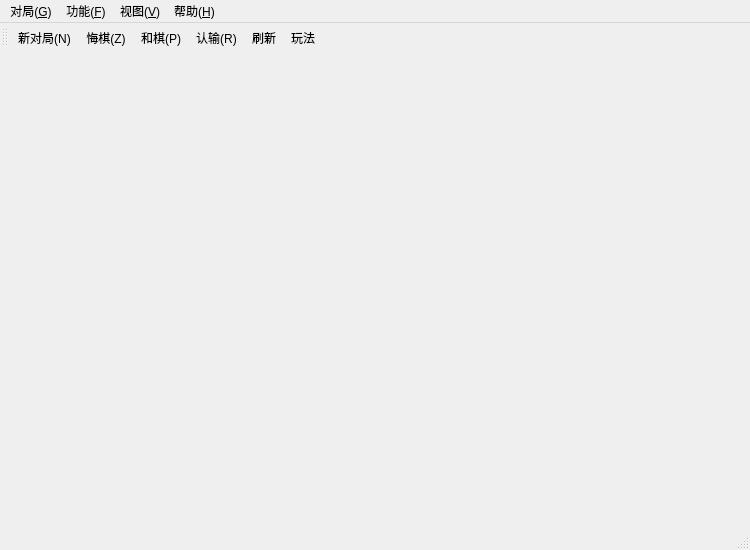
<?xml version="1.0" encoding="UTF-8"?>
<ui version="4.0">
 <class>Board</class>
 <widget class="QMainWindow" name="Board">
  <property name="enabled">
   <bool>true</bool>
  </property>
  <property name="geometry">
   <rect>
    <x>0</x>
    <y>0</y>
    <width>750</width>
    <height>550</height>
   </rect>
  </property>
  <property name="windowTitle">
   <string>西瓜棋</string>
  </property>
  <property name="windowIcon">
   <iconset resource="Resources.qrc">
    <normaloff>:/imags/Resources/imags/Knob Green.png</normaloff>:/imags/Resources/imags/Knob Green.png</iconset>
  </property>
  <property name="styleSheet">
   <string notr="true">QToolBar{
    border-style:none;
}
</string>
  </property>
  <property name="iconSize">
   <size>
    <width>32</width>
    <height>32</height>
   </size>
  </property>
  <property name="toolButtonStyle">
   <enum>Qt::ToolButtonIconOnly</enum>
  </property>
  <property name="documentMode">
   <bool>false</bool>
  </property>
  <property name="tabShape">
   <enum>QTabWidget::Rounded</enum>
  </property>
  <widget class="QWidget" name="centralWidget"/>
  <widget class="QMenuBar" name="menuBar">
   <property name="geometry">
    <rect>
     <x>0</x>
     <y>0</y>
     <width>750</width>
     <height>23</height>
    </rect>
   </property>
   <property name="nativeMenuBar">
    <bool>true</bool>
   </property>
   <widget class="QMenu" name="menu_G">
    <property name="title">
     <string>对局(&amp;G)</string>
    </property>
    <addaction name="action_New"/>
   </widget>
   <widget class="QMenu" name="menu_F">
    <property name="title">
     <string>功能(&amp;F)</string>
    </property>
    <addaction name="action_Back"/>
    <addaction name="action_Peace"/>
    <addaction name="action_Resign"/>
    <addaction name="separator"/>
    <addaction name="action_Flush"/>
   </widget>
   <widget class="QMenu" name="menu_V">
    <property name="title">
     <string>视图(&amp;V)</string>
    </property>
    <addaction name="action_DisplayToolBar"/>
    <addaction name="action_CloseMenuBar"/>
   </widget>
   <widget class="QMenu" name="menu_H">
    <property name="title">
     <string>帮助(&amp;H)</string>
    </property>
    <addaction name="action_Help"/>
    <addaction name="action_About"/>
   </widget>
   <addaction name="menu_G"/>
   <addaction name="menu_F"/>
   <addaction name="menu_V"/>
   <addaction name="menu_H"/>
  </widget>
  <widget class="QToolBar" name="mainToolBar">
   <property name="layoutDirection">
    <enum>Qt::LeftToRight</enum>
   </property>
   <attribute name="toolBarArea">
    <enum>TopToolBarArea</enum>
   </attribute>
   <attribute name="toolBarBreak">
    <bool>false</bool>
   </attribute>
   <addaction name="action_New"/>
   <addaction name="action_Back"/>
   <addaction name="action_Peace"/>
   <addaction name="action_Resign"/>
   <addaction name="action_Flush"/>
   <addaction name="action_Help"/>
  </widget>
  <widget class="QStatusBar" name="statusBar"/>
  <action name="action_New">
   <property name="icon">
    <iconset resource="Resources.qrc">
     <normaloff>:/imags/Resources/imags/Knob Add.png</normaloff>:/imags/Resources/imags/Knob Add.png</iconset>
   </property>
   <property name="text">
    <string>新对局(&amp;N)</string>
   </property>
   <property name="shortcut">
    <string>Ctrl+N</string>
   </property>
  </action>
  <action name="action_Back">
   <property name="icon">
    <iconset resource="Resources.qrc">
     <normaloff>:/imags/Resources/imags/Knob Snapback.png</normaloff>:/imags/Resources/imags/Knob Snapback.png</iconset>
   </property>
   <property name="text">
    <string>悔棋(&amp;Z)</string>
   </property>
   <property name="shortcut">
    <string>Ctrl+Z</string>
   </property>
  </action>
  <action name="action_Peace">
   <property name="icon">
    <iconset resource="Resources.qrc">
     <normaloff>:/imags/Resources/imags/Knob Valid Green.png</normaloff>:/imags/Resources/imags/Knob Valid Green.png</iconset>
   </property>
   <property name="text">
    <string>和棋(&amp;P)</string>
   </property>
   <property name="shortcut">
    <string>Ctrl+P</string>
   </property>
  </action>
  <action name="action_Resign">
   <property name="icon">
    <iconset resource="Resources.qrc">
     <normaloff>:/imags/Resources/imags/Knob Cancel.png</normaloff>:/imags/Resources/imags/Knob Cancel.png</iconset>
   </property>
   <property name="text">
    <string>认输(&amp;R)</string>
   </property>
   <property name="shortcut">
    <string>Ctrl+R</string>
   </property>
  </action>
  <action name="action_DisplayToolBar">
   <property name="text">
    <string>关闭工具栏</string>
   </property>
   <property name="toolTip">
    <string>关闭工具栏</string>
   </property>
  </action>
  <action name="action_Help">
   <property name="icon">
    <iconset resource="Resources.qrc">
     <normaloff>:/imags/Resources/imags/Knob Help.png</normaloff>:/imags/Resources/imags/Knob Help.png</iconset>
   </property>
   <property name="text">
    <string>玩法</string>
   </property>
   <property name="shortcut">
    <string>F1</string>
   </property>
  </action>
  <action name="action_About">
   <property name="text">
    <string>关于</string>
   </property>
  </action>
  <action name="action_CloseMenuBar">
   <property name="text">
    <string>关闭菜单栏</string>
   </property>
  </action>
  <action name="action_Flush">
   <property name="icon">
    <iconset resource="Resources.qrc">
     <normaloff>:/imags/Resources/imags/Knob Loop Off.png</normaloff>:/imags/Resources/imags/Knob Loop Off.png</iconset>
   </property>
   <property name="text">
    <string>刷新</string>
   </property>
   <property name="shortcut">
    <string>F5</string>
   </property>
  </action>
 </widget>
 <layoutdefault spacing="6" margin="11"/>
 <resources>
  <include location="Resources.qrc"/>
 </resources>
 <connections/>
</ui>
